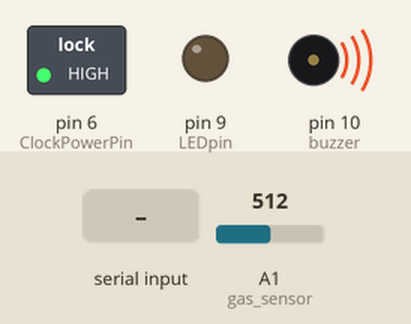
Recording of a sketch running on a simulated Arduino Uno, built with avr-gcc and run on an emulated ATmega328P. Parts: switched loads named in the sketch (green lamp = pin HIGH), output pins drawn as LEDs (lit = HIGH), buzzer (waves = sounding, pin HIGH). Inputs (shaded band) come from the test bench; at power-on: A1 (gas_sensor) = 512. The local clock reads 2024-03-15 10:24:30 at power-on unless the sketch sets it; pins used as bus, display or sensor lines are not drawn; what the sketch prints to the serial monitor is not drawn.

Above: at 1.2 s.
1.3 s: "x90\n" received over Serial
At 3.0 s:
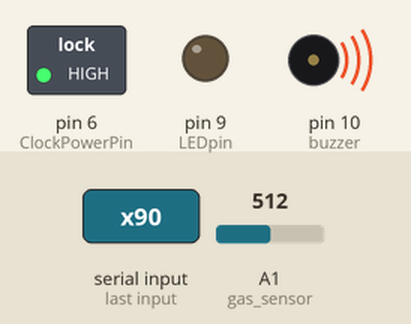
3.5 s: "x,45\n" received over Serial
At 4.3 s:
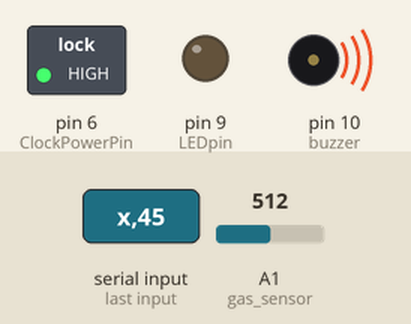
5.5 s: "x" received over Serial
At 6.9 s:
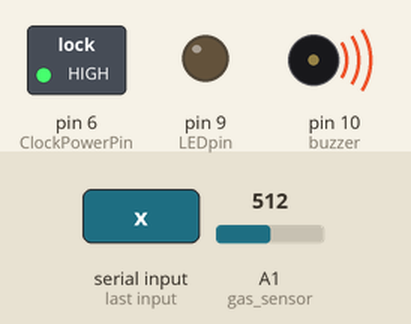
Timing chart, 0 to 8.5 s (numbered marks = the images above; inputs shaded):
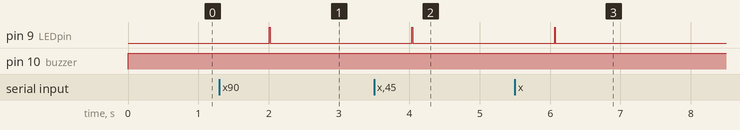

Measured:
- after the input at 1.3 s, pin 9 (LEDpin): LOW → HIGH after 0.71 s, → LOW 0.01 s later
- after the input at 3.5 s, pin 9 (LEDpin): LOW → HIGH after 0.54 s, → LOW 0.01 s later
- after the input at 5.5 s, pin 9 (LEDpin): LOW → HIGH after 0.56 s, → LOW 0.01 s later

The sketch:

Scenario_2_code.ino
```cpp
#include <DS3231.h>
#include <Wire.h>

DS3231 Clock;

byte Year;
byte Month;
byte Date;
byte DoW;
byte Hour;
byte Minute;
byte Second;

bool Century=false;
bool h12;
bool PM;

const int ClockPowerPin = 6; // Activates voltage regulator to power the RTC (otherwise is on backup power from VCC or batt)
const int LEDpin = 9; // LED to tell user if logger is working properly
const int SDpowerPin = 8;
const int wakePin = 2; // Keep pin high
int gas_sensor=A1; //analog sensor for the gas-sensor input
int reading=0;
int buzzer=10;
int value_ppm=0;

void GetDateStuff(byte& Year, byte& Month, byte& Day, byte& DoW,
    byte& Hour, byte& Minute, byte& Second) {
  // Call this if you notice something coming in on
  // the serial port. The stuff coming in should be in
  // the order YYMMDDwHHMMSS, with an 'x' at the end.
  boolean GotString = false;
  char InChar;
  byte Temp1, Temp2;
  char InString[20];

  byte j=0;
  while (!GotString) {
    if (Serial.available()) {
      InChar = Serial.read();
      InString[j] = InChar;
      j += 1;
      if (InChar == 'x') {
        GotString = true;
      }
    }
  }
  Serial.println(InString);
  // Read Year first
  Temp1 = (byte)InString[0] -48;
  Temp2 = (byte)InString[1] -48;
  Year = Temp1*10 + Temp2;
  // now month
  Temp1 = (byte)InString[2] -48;
  Temp2 = (byte)InString[3] -48;
  Month = Temp1*10 + Temp2;
  // now date
  Temp1 = (byte)InString[4] -48;
  Temp2 = (byte)InString[5] -48;
  Day = Temp1*10 + Temp2;
  // now Day of Week
  DoW = (byte)InString[6] - 48;
  // now Hour
  Temp1 = (byte)InString[7] -48;
  Temp2 = (byte)InString[8] -48;
  Hour = Temp1*10 + Temp2;
  // now Minute
  Temp1 = (byte)InString[9] -48;
  Temp2 = (byte)InString[10] -48;
  Minute = Temp1*10 + Temp2;
  // now Second
  Temp1 = (byte)InString[11] -48;
  Temp2 = (byte)InString[12] -48;
  Second = Temp1*10 + Temp2;
}

void setup() {
  // Disable anything on the interrupt input -- pull high
  // Interrupt not attached, but good for safety's sake
  pinMode(wakePin, INPUT);
  digitalWrite(wakePin, HIGH); // internal pull-ups
  pinMode(gas_sensor,INPUT);//input from gas sensor
  pinMode(buzzer,OUTPUT);//output to buzzer
  // Turn on the clock
  pinMode(ClockPowerPin, OUTPUT);
  digitalWrite(ClockPowerPin, HIGH);
  pinMode(SDpowerPin,OUTPUT);
  digitalWrite(SDpowerPin,HIGH); //Chad -- one model's pull-ups attached to SDpowerPin
                                 // PROBLEM -- this is required for the model that we thought
                                 // we fixed, and there is no clear SD -- RTC power supply
                                 // connection! Do we have a copy of the schematics of the
                                 // exact version that we submitted for production?
  //delay(50);

  // Start the serial port
  Serial.begin(57600);

  // Start the I2C interface
  Wire.begin();
}

void loop() {

  // If something is coming in on the serial line, it's
  // a time correction so set the clock accordingly.
  reading=analogRead(gas_sensor);//taking reading from gas sensor
  value_ppm=map(gas_sensor,0,820,0,2000);//conversion of analog voltage into ppm
  if(value_ppm>10)//taking the gas sensors value
  {
    digitalWrite(buzzer,HIGH);
  }
  if (Serial.available()) {

    //int _start = millis();

    GetDateStuff(Year, Month, Date, DoW, Hour, Minute, Second);

    Clock.setClockMode(false);  // set to 24h
    //setClockMode(true); // set to 12h

    Clock.setSecond(Second);
    Clock.setMinute(Minute);
    Clock.setHour(Hour);
    Clock.setDate(Date);
    Clock.setMonth(Month);
    Clock.setYear(Year);
    Clock.setDoW(DoW);

    //int _end = millis();

    //Serial.println(_start - _end);

    // Flash the LED to show that it has been received properly
    pinMode(LEDpin, OUTPUT);
    digitalWrite(LEDpin, HIGH);
    delay(10);
    digitalWrite(LEDpin, LOW);


        delay(1000);
        Serial.print(Clock.getYear(), DEC);
        Serial.print("-");
        Serial.print(Clock.getMonth(Century), DEC);
        Serial.print("-");
        Serial.print(Clock.getDate(), DEC);
        Serial.print(" ");
        Serial.print(Clock.getHour(h12, PM), DEC); //24-hr
        Serial.print(":");
        Serial.print(Clock.getMinute(), DEC);
        Serial.print(":");
        Serial.print(Clock.getSecond(), DEC);
        Serial.print("");
        Serial.println(value_ppm);//printing the gas sensor values with time stamp


  }
  delay(1000);

}
```
